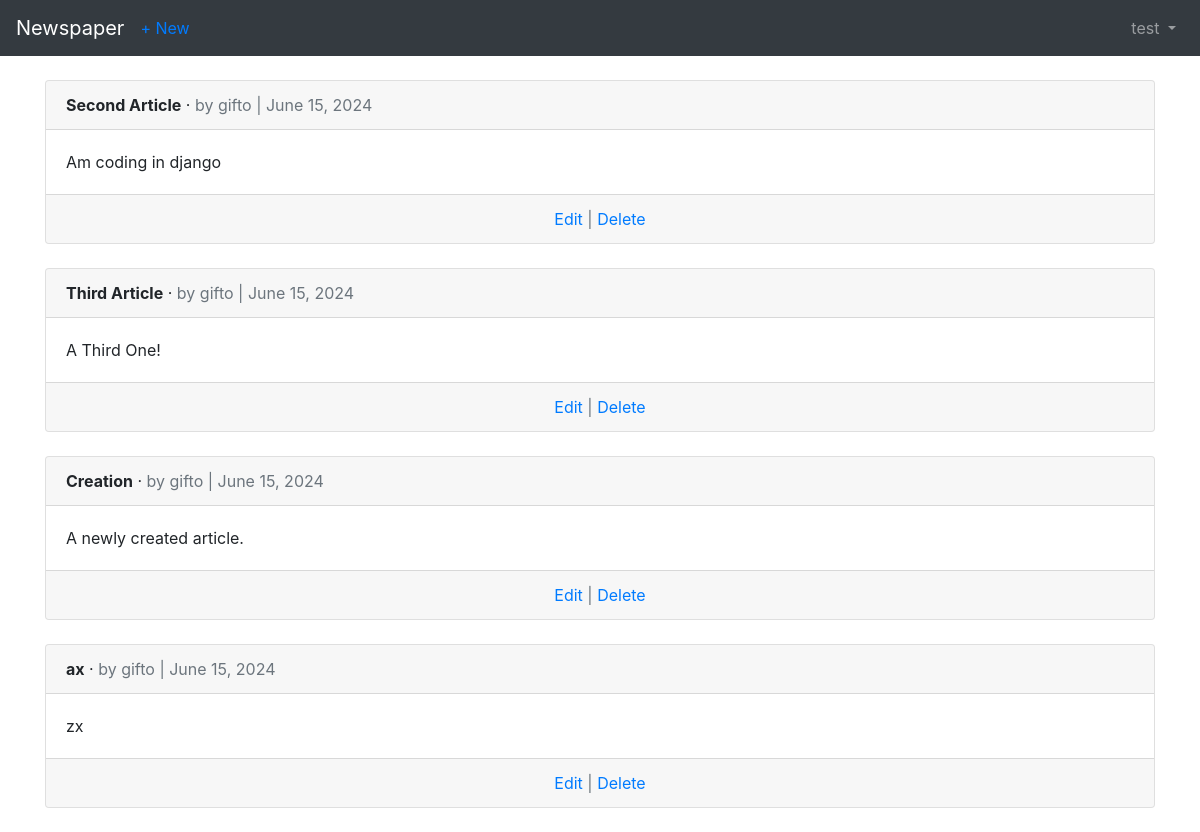
/articles/ (signed in), run on an earlier commit of the app's database.
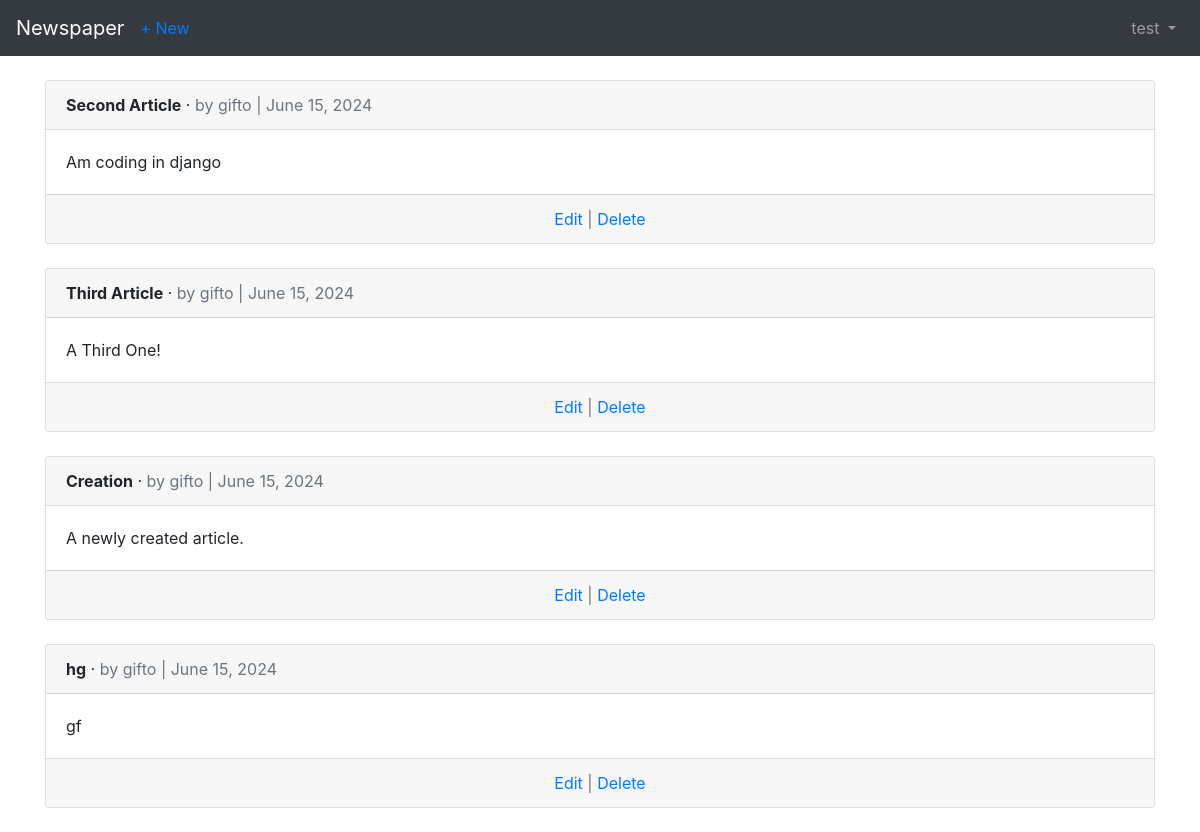
And on a later commit of the database.
### articles/models.py (models this page shows, shortened)
class Article(models.Model):
    title = models.CharField(max_length=255)
    body = models.TextField()
    date = models.DateField(auto_now_add=True)
    author = models.ForeignKey(
        get_user_model(),
        on_delete=models.CASCADE
    )

### users/models.py (models this page shows)
class CustomUser(AbstractUser):
    age = models.PositiveIntegerField(null=True, blank=True)

### articles/views.py (the view)
# urls.py: path('', ArticleListView.as_view(), name='article_list'),
class ArticleListView(LoginRequiredMixin, ListView):
    model = Article
    template_name = 'article_list.html'
    login_url = 'login'  # overwrites the default parameter for LoginRequiredMixin

### templates/article_list.html (shortened to what this page needs)
{% extends 'base.html' %}
{% block content %}
    {% for article in object_list %}
        <div class="card">
            <div class="card-header">
                <span class="font-weight-bold">{{ article.title }}</span> &middot;
                <span class="text-muted">by {{ article.author }} | {{ article.date }}</span>
            </div>
            <div class="card-body">
                {{ article.body }}
            </div>
            <div class="card-footer text-center text-muted">
                <a href="{% url 'article_edit' article.pk %}">Edit</a> | <a
                    href="{% url 'article_delete' article.pk %}">Delete
            </a>
            </div>
        </div>
        <br/>
    {% endfor %}
{% endblock content %}

What changed in the data, as far as the page shows it:
removed Article: title "ax", author "gifto", date "June 15, 2024", body "zx"
added Article: title "hg", author "gifto", date "June 15, 2024", body "gf"
